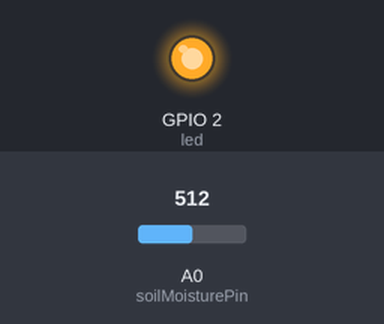
The sketch below on a simulated ESP8266 (NodeMCU). Parts: output pins drawn as LEDs (lit = HIGH). Inputs (shaded band) come from the test bench; at power-on: A0 (soilMoisturePin) = 512. WiFi joins after 1.5 s; servers stay silent unless stated; uploads are accepted with an empty reply; not simulated (calls return 0 or success): credentials.h; what the sketch prints to the serial monitor is not drawn.

Above: at 4.3 s.
At 5.95 s:
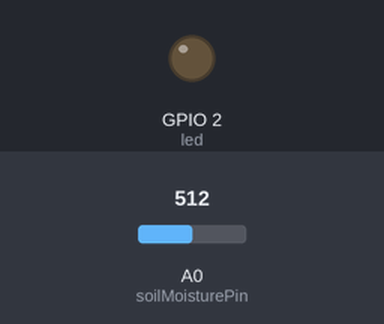
Timing chart, 0 to 6.3 s (numbered marks = the images above):
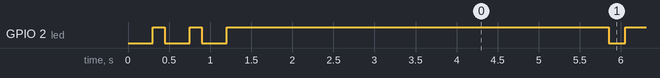

The sketch:

main.ino
```cpp
// (licence header left out)
#include <ESP8266WiFi.h> // ESP8266
#include <ESP8266HTTPClient.h> // ESP8266
//~ #include <WiFi.h> // ESP32
//~ #include <HTTPClient.h> // ESP32
//~ #include <Wire.h> // ESP32
#include <Arduino.h> // ESP32
//~ #include <driver/adc.h> // ESP32
//~ #include <ESP32AnalogRead.h> // ESP32

#include "ArduinoJson.h"

#include "credentials.h" // WiFi and server information

// TODO add multiple SSID / password strings
#ifndef ssid
#define ssid "None"
#endif
#ifndef password
#define password  "None"
#endif
#define version "0.0.0.10" // software version
#define plant "0-esp8266" // UUID of this IOT
#ifndef host
#define host "localhost"
#endif
#ifndef port
#define port "0"
#endif
#define serialPort 9600
#define soilMoisturePin A0 // ESP8266
//~ #define soilMoisturePin 34 // ESP32
#define led LED_BUILTIN // ESP8266
//~ #define led 2 // ESP32
#define liga LOW // ESP8266
#define desliga HIGH // ESP8266
//~ #define liga HIGH // ESP32
//~ #define desliga LOW // ESP32
#define interval 3000 // três segundos
#define minMoisture 0 // ESP8266
#define maxMoisture 1024 // ESP8266
//~ #define maxMoisture 4096 // ESP32
//~ float epsilon = 0.01;
int lastMoisture = minMoisture;
int nextMoisture = maxMoisture;

//~ bool compareFloat(float f1, float f2, float e) {
  //~ return (((f1 - f2) > e) or ((f2 - f1) > e));
//~ }

void wifiConnect() {
  WiFi.begin(ssid, password);
  Serial.print("Connecting on ");
  //Serial.print(ssid);
  Serial.print(" with password ");
  //Serial.print(password);
  while (WiFi.status() != WL_CONNECTED) {
    delay(500);
    Serial.print(".");
  }
  Serial.println("");
  Serial.print("Connected! IP address: ");
  Serial.println(WiFi.localIP());
}

void blink(int limit) {
  for (int i = 0; i < limit; i++) {
    digitalWrite(led, liga);
    delay(300);
    digitalWrite(led, desliga);
    delay(150);
  }
}

void setup() {
  pinMode(led, OUTPUT); // setup led
  blink(3);
  digitalWrite(led, desliga);
  Serial.begin(serialPort); // setup serial monitor
  while(!Serial); // ESP8266
  pinMode(soilMoisturePin, INPUT); // ESP8266
  //~ adc.attach(soilMoisturePin); // ESP32
  //~ adc_power_on(); // ESP32
  //~ adc_gpio_init(ADC_UNIT_1, ADC_CHANNEL_6); // ESP32
  //~ adc1_config_width(ADC_WIDTH_12Bit); // ESP32
  //~ adc1_config_width(ADC_WIDHT_BIT_12);
  //~ adc1_config_channel_atten(ADC1_CHANNEL_6, ADC_ATTEN_0db); // ESP32
  wifiConnect();
}

void loop() {
  delay(interval);
  digitalWrite(led, liga);
  delay(1);
  nextMoisture = analogRead(soilMoisturePin); // ESP8266
  //~ nextMoisture = adc1_get_raw(ADC1_CHANNEL_6); // ESP32
  //~ nextMoisture = adc.readVoltage(); // ESP32;
  Serial.printf("Moisture: %d\n", nextMoisture);
  if (nextMoisture != lastMoisture) {
    lastMoisture = nextMoisture;
    int percentMoisture = map(lastMoisture, maxMoisture, minMoisture, 0, 100);
    Serial.printf("Moisture: %d\n", lastMoisture);
    Serial.printf("min: %d\n", minMoisture);
    Serial.printf("max: %d\n", maxMoisture);
    Serial.printf("change: %d%%\n", percentMoisture);
    if ((WiFi.status() == WL_CONNECTED)) {
      WiFiClient client;
      HTTPClient http;
      DynamicJsonDocument payload(2048);
      payload["version"] = (String) version;
      payload["percentMoisture"] = (int) percentMoisture;
      payload["lastMoisture"] = (int) lastMoisture;
      payload["minMoisture"] = (int) minMoisture;
      payload["maxMoisture"] = (int) maxMoisture;
      payload["plant"] = (String) plant;
      String json;
      json.reserve(2048);
      serializeJson(payload, json);
      http.begin(client, "http://" host ":" port "/debug/");
      http.addHeader("Content-Type", "application/json");
      int httpCode = http.POST(json);
      if (httpCode > 0) {
        Serial.printf("[HTTP] POST... code: %d\n", httpCode);
        if (httpCode == HTTP_CODE_OK) {
          const String& payload = http.getString();
          Serial.println("received payload:\n<<");
          Serial.println(payload);
          Serial.println(">>");
        }
      } else {
        Serial.printf("[HTTP] POST... failed, error: %s\n", http.errorToString(httpCode).c_str());
      }
      http.end();
    } else {
      wifiConnect();
    }
  }
  delay(1);
  digitalWrite(led, desliga);
}
```

Measured:
- by itself, GPIO 2 (led): goes LOW 0.30 s, HIGH 0.15 s, LOW 0.30 s, HIGH 4.7 s, LOW 0.20 s, then HIGH
